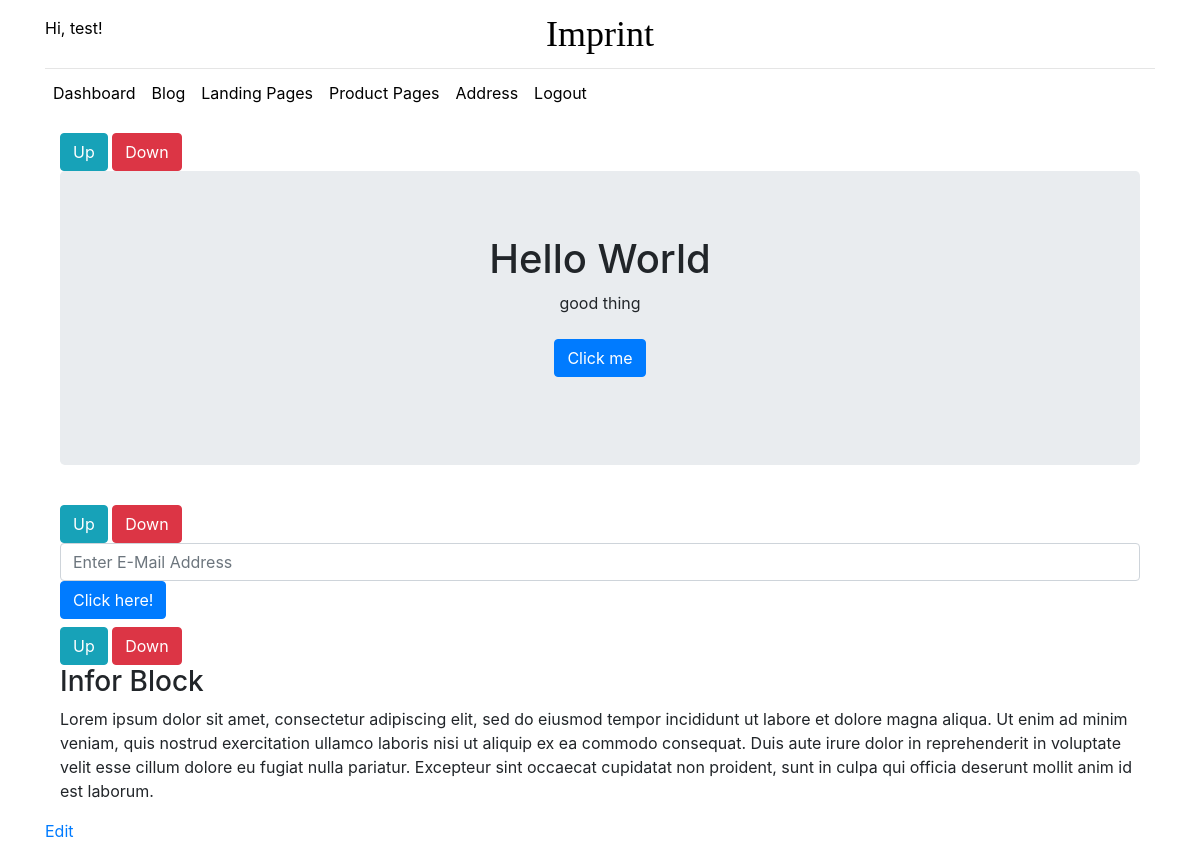
Screenshot of /landing-page/hello-world?id= (signed in) with the database file from the repository.
### tables this page shows
CREATE TABLE user (
  id INTEGER PRIMARY KEY AUTOINCREMENT,
  username TEXT UNIQUE NOT NULL,
  password TEXT NOT NULL,
  email TEXT UNIQUE NOT NULL
);

CREATE TABLE landing (
  page_id INTEGER PRIMARY KEY AUTOINCREMENT,
  heading TEXT NOT NULL,
  subheading TEXT NOT NULL,
  button_text TEXT NOT NULL,
  button_url TEXT,
  author_id INTEGER NOT NULL,
  url TEXT NOT NULL,
  email_cta TEXT,
  info_header TEXT, 
  info_block TEXT,
  FOREIGN KEY (author_id) REFERENCES user (id)
);

### imprint/landing_page.py (the view)
@bp.route('/landing-page/<slug>',methods=('GET','POST'))
def new_landing_page(slug):
    landing_page = get_landing_page(slug)
    return render_template('landing_page/landing_page_template.html', landing_page=landing_page)

### imprint/auth.py (called while the page is built)
@bp.before_app_request
def load_logged_in_user():
    user_id = session.get('user_id')
    if user_id is None:
        g.user = None
    else:
        g.user = get_db().execute(
            'SELECT * FROM user WHERE id = ?', (user_id,)
        ).fetchone()

### imprint/db.py (called while the page is built)
def get_db():
    if 'db' not in g:
        g.db = sqlite3.connect(
            current_app.config['DATABASE'],
            detect_types=sqlite3.PARSE_DECLTYPES
        )
        g.db.row_factory = sqlite3.Row
    return g.db

### imprint/landing_page.py (called while the page is built)
def get_landing_page(slug):
    landing_page = get_db().execute('SELECT page_id, heading, subheading, button_text, button_url, url, author_id, email_cta, info_header, info_block FROM landing WHERE url=?',(slug,)).fetchone()
    if landing_page is None:
        abort(404, "URL {0} doesn't exist. [landing]".format(slug))
    return landing_page

### imprint/templates/landing_page/landing_page_template.html
{% extends 'base.html' %}
{% block content %}
<div class="container">
    <div class="row">
        <div class="col-sm-12">
          {% if g.user['id'] == landing_page['author_id'] %}
            <button type="button" class="btn btn-info mt-2 moveup"> Up </button>
            <button type="button" class="btn btn-danger mt-2 movedown"> Down </button>
          {% endif %}
          <div class="jumbotron text-center">
              <h1> {{ landing_page['heading'] }}</h1>
              <p> {{ landing_page['subheading'] }} </p>
              <p><a class="btn btn-primary my-2" target="_blank" href="{{ landing_page['button_url'] }}" role="button">{{ landing_page['button_text'] }}</a></p>
          </div>
        </div>
        <div class="col-sm-12 landing-box">
            {% if g.user['id'] == landing_page['author_id'] %}
              <button type="button" class="btn btn-info mt-2 moveup"> Up </button>
              <button type="button" class="btn btn-danger mt-2 movedown"> Down </button>
            {% endif %}
            <input name="email" class="form-control" placeholder="Enter E-Mail Address" id="email"> <button type="button" class="btn btn-primary">{{ landing_page['email_cta'] }}</button>
        </div>
        <div class="col-sm-12 landing-box">
            {% if g.user['id'] == landing_page['author_id'] %}
              <button type="button" class="btn btn-info mt-2 moveup"> Up </button>
              <button type="button" class="btn btn-danger mt-2 movedown"> Down </button>
            {% endif %}
            <h3> {{ landing_page['info_header'] }} </h3>
            <p> {{ landing_page['info_block'] }} </p>
        </div>
    </div>
</div>
{% if g.user['id'] == landing_page['author_id'] %}
  <a class="action" href="{{ url_for('landing_page.edit_landing_page', slug=landing_page['url']) }}">Edit</a>
{% endif %}
{% endblock %}

### imprint/templates/base.html (shortened to what this page needs)
<!doctype html>
<head>
    <link rel="stylesheet" href="{{ url_for('static', filename='css/style.css') }}">
    <link rel="light stylesheet" type="text/css" href="{{ url_for('static', filename='css/light.css') }}" title="light">
    <link rel="dark stylesheet" type="text/css" href="{{ url_for('static', filename='css/dark.css') }}" title="dark">
    <link rel="stylesheet" href="https://stackpath.bootstrapcdn.com/bootstrap/4.1.3/css/bootstrap.min.css">
</head>
<div class ="container" id="base">
  <header class="blog-header py-3">
    <div class="row flex-nowrap justify-content-between align-items-center">
      <div class="col-4 pt-1">
        {% if g.user %}
          <p class="darkText lightText"> Hi, {{ g.user['username'] }}! </p>
        {% else %}
          <a class="text-muted darkText lightText" href="{{ url_for('auth.login') }}">Login</a>
        {% endif %}
      </div>
      <div class="col-4 text-center">
        <a class="blog-header-logo darkText lightText" href="{{ url_for('hello')}}">Imprint</a>
      </div>
      <div class="col-4 d-flex justify-content-end align-items-center">
      </div>
    </div>
  </header>
  {% if g.user %}
  <div class="nav-scroller py-1 mb-2">
    <nav class="nav d-flex">
      <a class="p-2 darkText lightText" href="{{ url_for('dashboard.admin') }}">Dashboard</a>
      <a class="p-2 darkText lightText" href="{{ url_for('blog.blog_index') }}">Blog</a>
      <a class="p-2 darkText lightText" href="{{ url_for('landing_page.landing_index') }}">Landing Pages</a>
      <a class="p-2 darkText lightText" href="{{ url_for('product_page.product_index') }}">Product Pages</a>
      <a class="p-2 darkText lightText" href="{{ url_for('address.indexMap') }}">Address</a>
      <a class="p-2 darkText lightText" href="{{ url_for('auth.logout') }}">Logout</a>
    </nav>
  </div>
  {% endif %}
  <body id ="fullContainer">
      {% block content %}{% endblock %}
  </body>
</div>

### imprint/static/css/style.css (style rules this page uses)
body { background-color:#2d2d2d; }
#fullContainer { background-color:#FFF; }
.lightText { color:#000 !important; }
.blog-header { line-height: 1; border-bottom: 1px solid #e5e5e5; }
.blog-header-logo { font-family: "Playfair Display", Georgia, "Times New Roman", serif; font-size: 2.25rem; }

### imprint/static/css/light.css (style rules this page uses)
body { background-color: #FFF; }
#fullContainer { background-color:#FFF; }

### imprint/static/css/dark.css (style rules this page uses)
body { background-color: #2d2d2d; }
#fullContainer { background-color:#2d2d2d; }
.darkText { color:#FFF !important; }

### rows the page displays
user: user.username "test"
landing: heading "Hello World", subheading "good thing", button_text "Click me", email_cta "Click here!", info_header "Infor Block", info_block "Lorem ipsum dolor sit amet, consectetur adipiscing elit, sed do eiusmod tempor incididunt ut labore et dolore magna aliqua. Ut enim ad minim veniam, quis nostrud exercitation ullamco laboris nisi ut aliquip ex ea commodo consequat. Duis aute irure dolor in reprehenderit in voluptate velit esse cillum dolore eu fugiat nulla pariatur. Excepteur sint occaecat cupidatat non proident, sunt in culpa qui officia deserunt mollit anim id est laborum."
